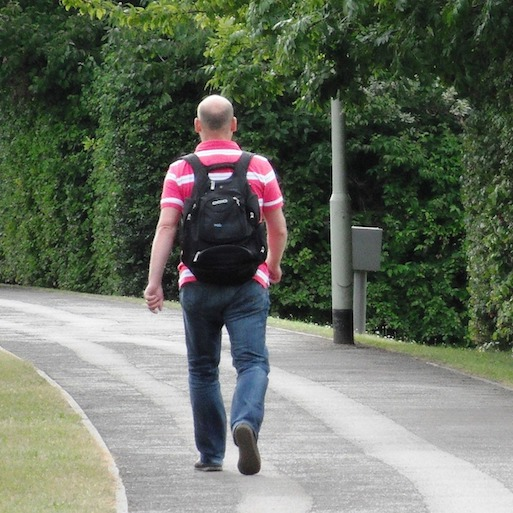
#> input picture images/backpackman.jpg, 513 x 513 px
$ python -i utils.py   (imports and definitions only)
#> lines starting #> are read from the running program, lines starting #| are printed output that depends on the picture
import cv2
import numpy as np

# Import matplotlib libraries
from matplotlib import pyplot as plt
from matplotlib.collections import LineCollection
import matplotlib.patches as patches

from movenet.constants import *


# [4 lines left out: function valid_resolution, not called in this run]


def _process_input(source_img, size=192, crop_region=None):
    if crop_region != None:
        input_img = source_img[crop_region['y_min']:crop_region['y_max'], crop_region['x_min']:crop_region['y_max']]
        input_img = cv2.resize(input_img, (size, size),
                           interpolation=cv2.INTER_LINEAR)
    else:
        input_img = cv2.resize(source_img, (size, size),
                           interpolation=cv2.INTER_LINEAR)
    input_img = cv2.cvtColor(input_img, cv2.COLOR_BGR2RGB)
    # input_img = input_img.transpose((2, 0, 1)).reshape(1, 3, size, size)
    input_img = input_img.reshape(1, size, size, 3)

    return input_img, source_img


# [5 lines left out: function read_cap, not called in this run]


def read_imgfile(path, size=192):
    img = cv2.imread(path)
    return _process_input(img, size)


# [67 lines left out: functions draw_keypoints, get_adjacent_keypoints, draw_skeleton, draw_skel_and_kp, not called in this run]


'''
Intelligent cropping algorithm borrowed from Movenet doc:
https://www.tensorflow.org/hub/tutorials/movenet
'''
# Confidence score to determine whether a keypoint prediction is reliable.
MIN_CROP_KEYPOINT_SCORE = 0.2

# Dictionary that maps from joint names to keypoint indices.
KEYPOINT_DICT = {
    'nose': 0,
    'left_eye': 1,
    'right_eye': 2,
    'left_ear': 3,
    'right_ear': 4,
    'left_shoulder': 5,
    'right_shoulder': 6,
    'left_elbow': 7,
    'right_elbow': 8,
    'left_wrist': 9,
    'right_wrist': 10,
    'left_hip': 11,
    'right_hip': 12,
    'left_knee': 13,
    'right_knee': 14,
    'left_ankle': 15,
    'right_ankle': 16
}


# [148 lines left out: functions init_crop_region, torso_visible, determine_torso_and_body_range, determine_crop_region, crop_and_resize, not called in this run]

>>> import cv2
>>> picture = cv2.imread('../images/backpackman.jpg')
#> picture is the input picture: shape (513, 513, 3); mean B, G, R 97.9, 112.1, 104.5
>>> result = _process_input(picture)
#> in _process_input, `input_img = cv2.resize(source_img, (size, size), interpolation=cv2.INT..`:
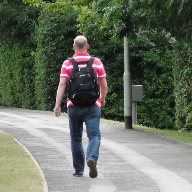
#> input_img: shape (192, 192, 3); mean B, G, R 97.8, 112, 104.4

$ run again, on images/baseball.jpg
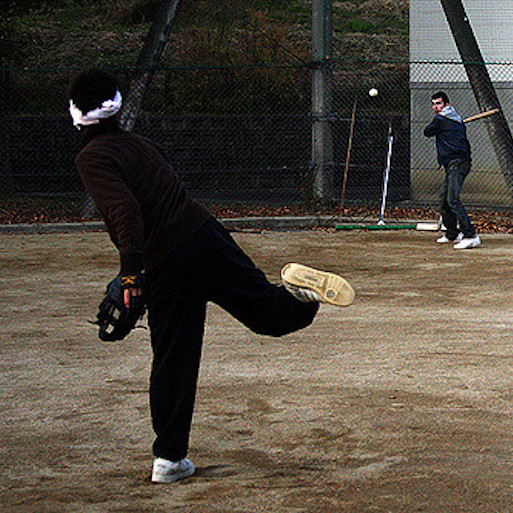
#> input picture images/baseball.jpg, 513 x 513 px
#> picture is the input picture: shape (513, 513, 3); mean B, G, R 61.6, 72.6, 80.2
#> in _process_input, `input_img = cv2.resize(source_img, (size, size), interpolation=cv2.INT..`:
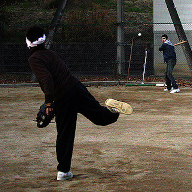
#> input_img: shape (192, 192, 3); mean B, G, R 61.5, 72.5, 80.1

$ run again, on images/boy_doughnut.jpg
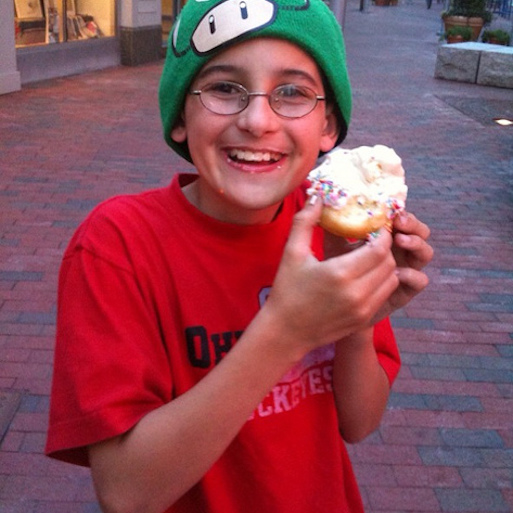
#> input picture images/boy_doughnut.jpg, 513 x 513 px
#> picture is the input picture: shape (513, 513, 3); mean B, G, R 88.5, 75.5, 139.5
#> in _process_input, `input_img = cv2.resize(source_img, (size, size), interpolation=cv2.INT..`:
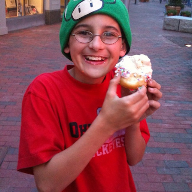
#> input_img: shape (192, 192, 3); mean B, G, R 88.3, 75.4, 139.3
